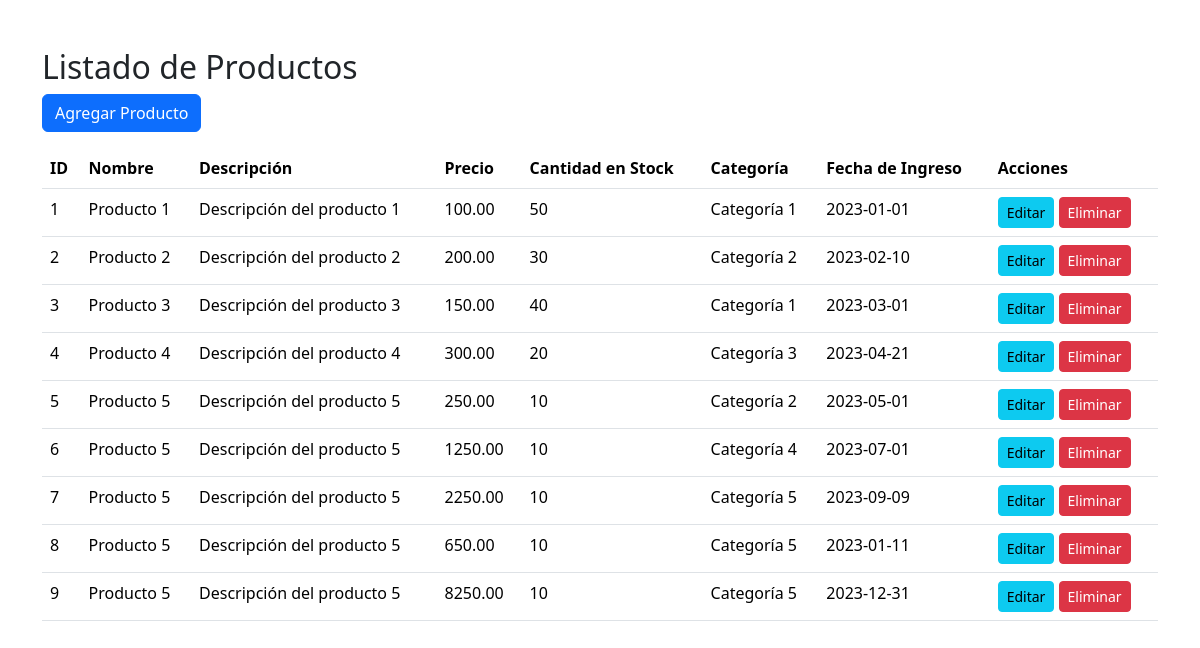
The page /Programa/index.php on the database its author committed.
### tables this page shows
CREATE TABLE Productos (
    ID INT AUTO_INCREMENT,
    Nombre VARCHAR(255),
    Descripcion VARCHAR(255),
    Precio DECIMAL(10,2),
    CantidadEnStock INT,
    Categoria VARCHAR(255),
    FechaDeIngreso DATE,
    PRIMARY KEY (ID)
);

### Programa/funciones.php (called while the page is built, shortened)
<?php
include 'conexion.php';
function obtenerProductos() {
    global $conn;
    $sql = "SELECT * FROM Productos";
    $result = $conn->query($sql);
    $productos = array();
    if ($result->num_rows > 0) {
        while ($row = $result->fetch_assoc()) {
            $productos[] = $row;
        }
    }
    return $productos;
}
?>

### Programa/index.php (the view, shortened to what this page needs)
<!DOCTYPE html>
<html lang="es">
    <link href="https://cdn.jsdelivr.net/npm/bootstrap@5.3.2/dist/css/bootstrap.min.css" rel="stylesheet">
<body>
    <div class="container mt-5">
        <h2>Listado de Productos</h2>
        <a href="agregar.php" class="btn btn-primary mb-3">Agregar Producto</a>
        <table class="table">
            <thead>
                <tr>
                    <th>ID</th>
                    <th>Nombre</th>
                    <th>Descripción</th>
                    <th>Precio</th>
                    <th>Cantidad en Stock</th>
                    <th>Categoría</th>
                    <th>Fecha de Ingreso</th>
                    <th>Acciones</th>
                </tr>
            </thead>
            <tbody>
                <?php include 'funciones.php';
                $productos = obtenerProductos();
                foreach ($productos as $producto) { ?>
                    <tr>
                        <td><?php echo $producto['ID']; ?></td>
                        <td><?php echo $producto['Nombre']; ?></td>
                        <td><?php echo $producto['Descripcion']; ?></td>
                        <td><?php echo $producto['Precio']; ?></td>
                        <td><?php echo $producto['CantidadEnStock']; ?></td>
                        <td><?php echo $producto['Categoria']; ?></td>
                        <td><?php echo $producto['FechaDeIngreso']; ?></td>
                        <td>
                            <a href="editar.php?id=<?php echo $producto['ID']; ?>" class="btn btn-sm btn-info">Editar</a>
                            <a href="eliminar.php?id=<?php echo $producto['ID']; ?>" class="btn btn-sm btn-danger" onclick="return confirm('¿Está seguro que quiere eliminar el producto?')">Eliminar</a>
                        </td>
                    </tr>
                <?php } ?>
            </tbody>
        </table>
    </div>
</body>
</html>

### rows shown on the page
productos: ID "1", Nombre "Producto 1", Descripcion "Descripción del producto 1", Precio "100.00", CantidadEnStock "50", Categoria "Categoría 1", FechaDeIngreso "2023-01-01"
productos: ID "2", Nombre "Producto 2", Descripcion "Descripción del producto 2", Precio "200.00", CantidadEnStock "30", Categoria "Categoría 2", FechaDeIngreso "2023-02-10"
productos: ID "3", Nombre "Producto 3", Descripcion "Descripción del producto 3", Precio "150.00", CantidadEnStock "40", Categoria "Categoría 1", FechaDeIngreso "2023-03-01"
productos: ID "4", Nombre "Producto 4", Descripcion "Descripción del producto 4", Precio "300.00", CantidadEnStock "20", Categoria "Categoría 3", FechaDeIngreso "2023-04-21"
productos: ID "5", Nombre "Producto 5", Descripcion "Descripción del producto 5", Precio "250.00", CantidadEnStock "10", Categoria "Categoría 2", FechaDeIngreso "2023-05-01"
productos: ID "6", Nombre "Producto 5", Descripcion "Descripción del producto 5", Precio "1250.00", CantidadEnStock "10", Categoria "Categoría 4", FechaDeIngreso "2023-07-01"
productos: ID "7", Nombre "Producto 5", Descripcion "Descripción del producto 5", Precio "2250.00", CantidadEnStock "10", Categoria "Categoría 5", FechaDeIngreso "2023-09-09"
productos: ID "8", Nombre "Producto 5", Descripcion "Descripción del producto 5", Precio "650.00", CantidadEnStock "10", Categoria "Categoría 5", FechaDeIngreso "2023-01-11"
productos: ID "9", Nombre "Producto 5", Descripcion "Descripción del producto 5", Precio "8250.00", CantidadEnStock "10", Categoria "Categoría 5", FechaDeIngreso "2023-12-31"
